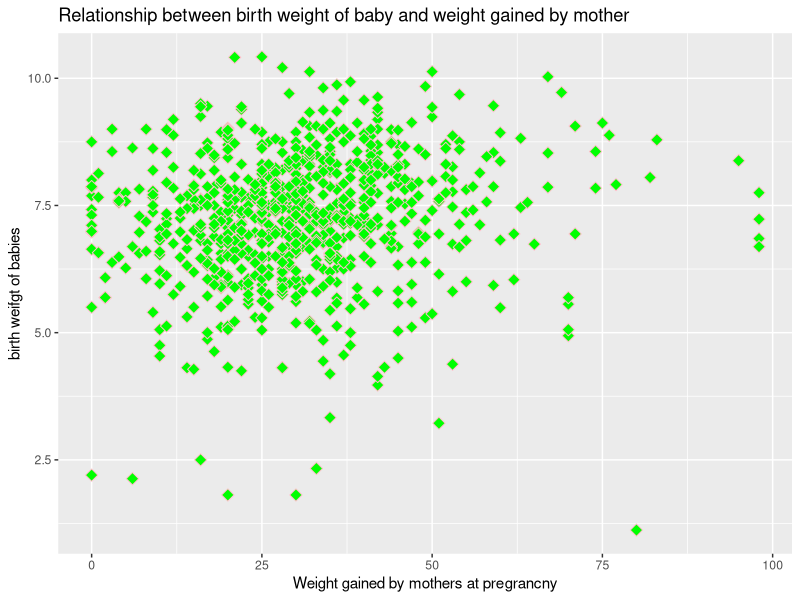
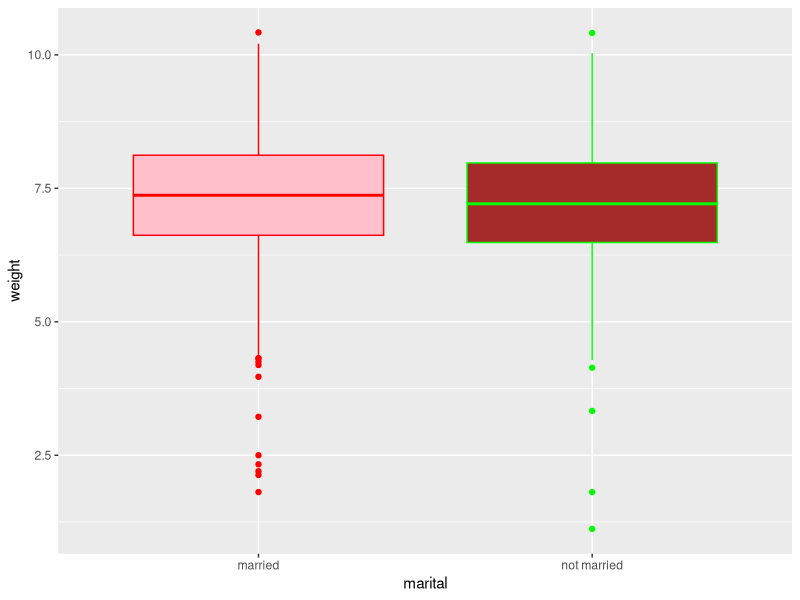
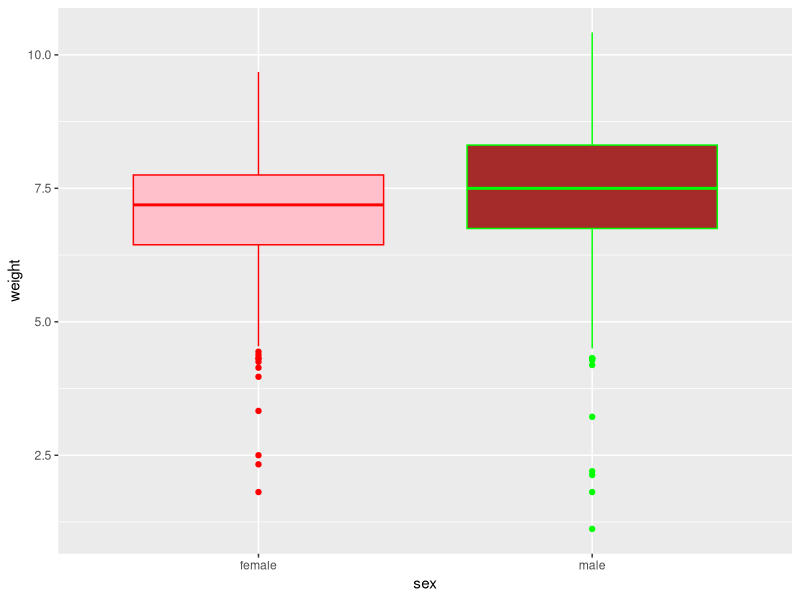
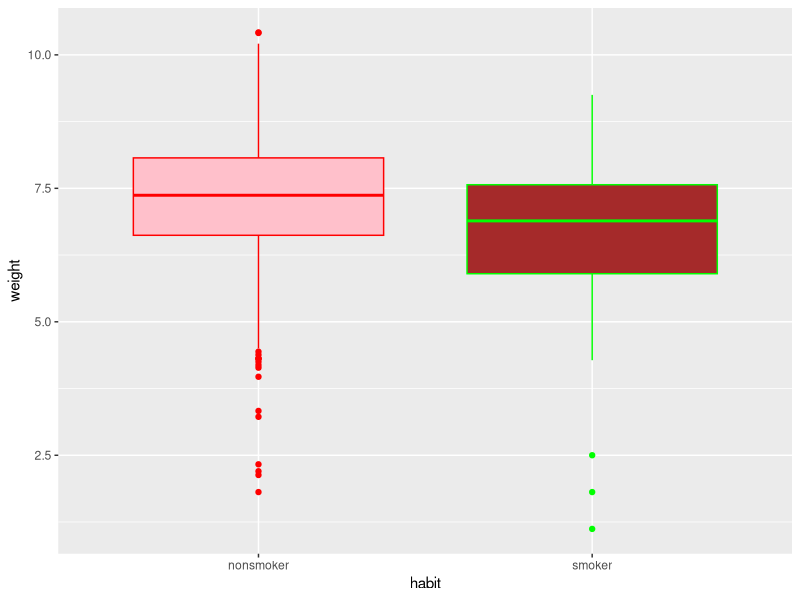
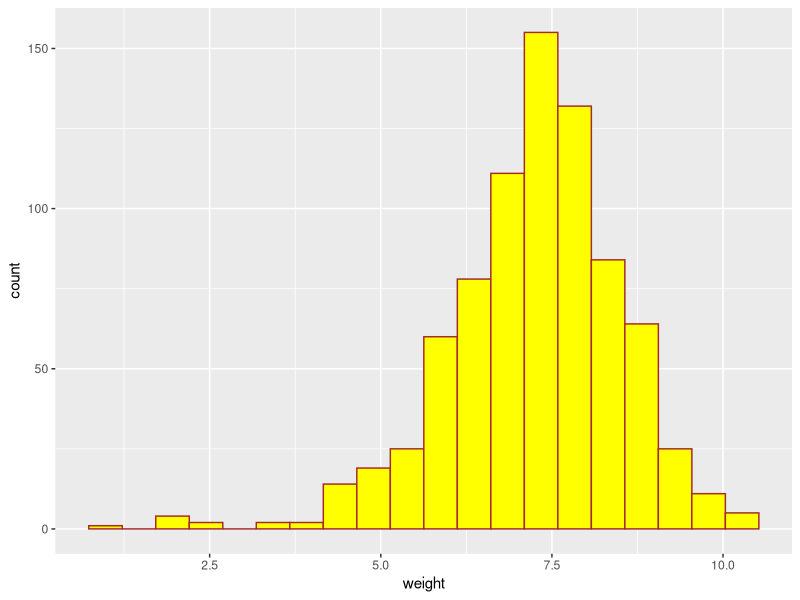
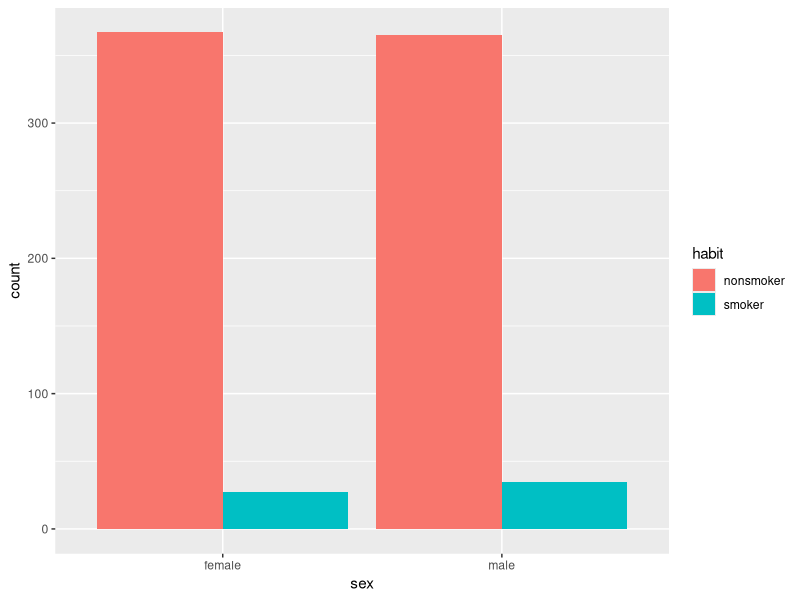

Write R code to recreate these figures, in order.
## ---- chunk 1
library(ggplot2)
## ---- chunk 2
births14= read.csv("births14.csv")
births14= na.omit(births14)
births14
## ---- chunk 3
ggplot(births14, aes(x=gained, y=weight)) + geom_point(col="pink", size=3, shape=23, fill="green")+ labs(x="Weight gained by mothers at pregrancny", y="birth weifgt of babies") + ggtitle("Relationship between birth weight of baby and weight gained by mother")

## ---- chunk 4
ggplot(births14, aes(x=marital, y=weight)) + geom_boxplot(col=c('red', 'green'),fill=c('pink','brown'))
## ---- chunk 5
ggplot(births14, aes(x=sex, y=weight)) + geom_boxplot(col=c('red', 'green'),fill=c('pink','brown'))
## ---- chunk 6
ggplot(births14, aes(x=habit, y=weight)) + geom_boxplot(col=c('red', 'green'),fill=c('pink','brown'))
## ---- chunk 7
ggplot(births14, aes(x=weight))+ geom_histogram(bins=20, col="brown", fill="yellow")
## ---- chunk 8
table(births14$sex)
## ---- chunk 9
table(births14$habit)
## ---- chunk 10
table(births14$marital)
## ---- chunk 11
table(births14$sex, births14$habit)
## ---- chunk 12
addmargins(table(births14$sex, births14$habit))
## ---- chunk 13
prop.table(table(births14$sex, births14$habit))
## ---- chunk 14
ggplot(births14, aes(x=sex, fill=habit)) + geom_bar(position="dodge")
